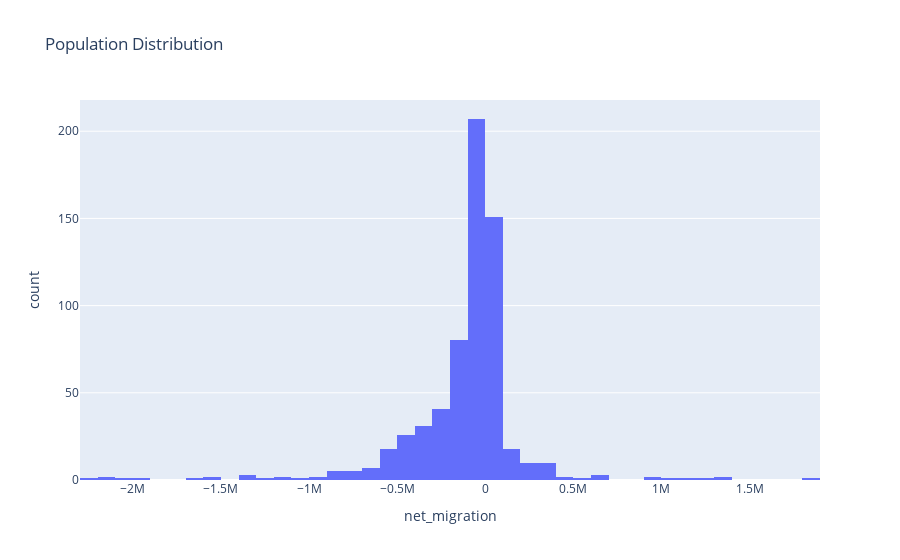

Notebook cell for this chart:
### Code cell
# plotly for histogram
fig = px.histogram(df, x='net_migration', 
                   nbins=50, 
                   title='Population Distribution')
fig.show()

### Figure 1 — Plotly figure (JSON) as saved in the notebook; plotly's stock layout.template omitted (floating-point values rounded to 4 significant figures; data arrays with more than 128 entries replaced by an {"elided": "..."} marker saying what was removed)
{"data": [{"alignmentgroup": "True", "bingroup": "x", "hovertemplate": "net_migration=%{x}<br>count=%{y}<extra></extra>", "legendgroup": "", "marker": {"color": "#636efa", "pattern": {"shape": ""}}, "name": "", "nbinsx": 50, "offsetgroup": "", "orientation": "v", "showlegend": false, "type": "histogram", "x": {"elided": "640 int values"}, "xaxis": "x", "yaxis": "y"}], "layout": {"barmode": "relative", "legend": {"tracegroupgap": 0}, "title": {"text": "Population Distribution"}, "xaxis": {"anchor": "y", "domain": [0, 1], "title": {"text": "net_migration"}}, "yaxis": {"anchor": "x", "domain": [0, 1], "title": {"text": "count"}}}}
